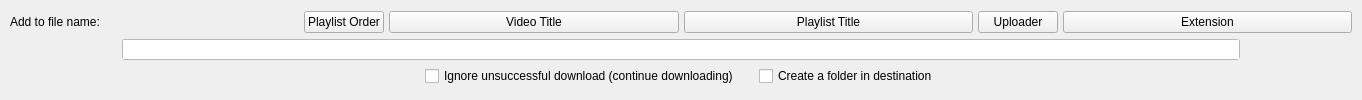
          <widget class="QWidget" name="advancedPlaylistTab">
           <attribute name="title">
            <string>Playlist</string>
           </attribute>
           <layout class="QVBoxLayout" name="verticalLayout_9">
            <property name="spacing">
             <number>5</number>
            </property>
            <property name="leftMargin">
             <number>10</number>
            </property>
            <property name="topMargin">
             <number>10</number>
            </property>
            <property name="rightMargin">
             <number>10</number>
            </property>
            <property name="bottomMargin">
             <number>10</number>
            </property>
            <item>
             <layout class="QHBoxLayout" name="horizontalLayout_14" stretch="1,0,1,1,0,1">
              <property name="spacing">
               <number>5</number>
              </property>
              <property name="topMargin">
               <number>0</number>
              </property>
              <item>
               <widget class="QLabel" name="label_3">
                <property name="text">
                 <string>Add to file name:</string>
                </property>
                <property name="alignment">
                 <set>Qt::AlignmentFlag::AlignLeading|Qt::AlignmentFlag::AlignLeft|Qt::AlignmentFlag::AlignVCenter</set>
                </property>
               </widget>
              </item>
              <item>
               <widget class="QPushButton" name="addPlaylistOrderButton">
                <property name="text">
                 <string>Playlist Order</string>
                </property>
               </widget>
              </item>
              <item>
               <widget class="QPushButton" name="addPlaylistVideoTitleButton">
                <property name="text">
                 <string>Video Title</string>
                </property>
               </widget>
              </item>
              <item>
               <widget class="QPushButton" name="addPlaylistPlaylistTitleButton">
                <property name="text">
                 <string>Playlist Title</string>
                </property>
               </widget>
              </item>
              <item>
               <widget class="QPushButton" name="addPlaylistUploaderButton">
                <property name="text">
                 <string>Uploader</string>
                </property>
               </widget>
              </item>
              <item>
               <widget class="QPushButton" name="addPlaylistExtensionButton">
                <property name="text">
                 <string>Extension</string>
                </property>
               </widget>
              </item>
             </layout>
            </item>
            <item>
             <layout class="QHBoxLayout" name="horizontalLayout_13" stretch="1,10,1">
              <property name="spacing">
               <number>0</number>
              </property>
              <item>
               <spacer name="horizontalSpacer_24">
                <property name="orientation">
                 <enum>Qt::Orientation::Horizontal</enum>
                </property>
                <property name="sizeHint" stdset="0">
                 <size>
                  <width>543</width>
                  <height>20</height>
                 </size>
                </property>
               </spacer>
              </item>
              <item>
               <widget class="QTextEdit" name="advancedPlaylistFileNameInput">
                <property name="sizePolicy">
                 <sizepolicy hsizetype="Minimum" vsizetype="Minimum">
                  <horstretch>0</horstretch>
                  <verstretch>0</verstretch>
                 </sizepolicy>
                </property>
                <property name="maximumSize">
                 <size>
                  <width>16777215</width>
                  <height>21</height>
                 </size>
                </property>
                <property name="cursor" stdset="0">
                 <cursorShape>IBeamCursor</cursorShape>
                </property>
                <property name="autoFillBackground">
                 <bool>false</bool>
                </property>
                <property name="styleSheet">
                 <string notr="true">QTextEdit {
    /*background-color: palette(base);
    color: palette(text);*/
    border: 1px solid palette(mid);
    border-radius: 3px;
}

QTextEdit:focus {
    border: 1px solid palette(highlight);
}</string>
                </property>
                <property name="inputMethodHints">
                 <set>Qt::InputMethodHint::ImhNone</set>
                </property>
                <property name="frameShadow">
                 <enum>QFrame::Shadow::Sunken</enum>
                </property>
                <property name="verticalScrollBarPolicy">
                 <enum>Qt::ScrollBarPolicy::ScrollBarAlwaysOff</enum>
                </property>
                <property name="horizontalScrollBarPolicy">
                 <enum>Qt::ScrollBarPolicy::ScrollBarAlwaysOff</enum>
                </property>
                <property name="lineWrapMode">
                 <enum>QTextEdit::LineWrapMode::NoWrap</enum>
                </property>
                <property name="acceptRichText">
                 <bool>false</bool>
                </property>
               </widget>
              </item>
              <item>
               <spacer name="horizontalSpacer_25">
                <property name="orientation">
                 <enum>Qt::Orientation::Horizontal</enum>
                </property>
                <property name="sizeHint" stdset="0">
                 <size>
                  <width>543</width>
                  <height>20</height>
                 </size>
                </property>
               </spacer>
              </item>
             </layout>
            </item>
            <item>
             <layout class="QHBoxLayout" name="horizontalLayout_11">
              <property name="spacing">
               <number>20</number>
              </property>
              <item>
               <spacer name="horizontalSpacer_22">
                <property name="orientation">
                 <enum>Qt::Orientation::Horizontal</enum>
                </property>
                <property name="sizeHint" stdset="0">
                 <size>
                  <width>40</width>
                  <height>20</height>
                 </size>
                </property>
               </spacer>
              </item>
              <item>
               <widget class="QCheckBox" name="ignoreAdvancedErrCheckBox">
                <property name="text">
                 <string>Ignore unsuccessful download (continue downloading)</string>
                </property>
               </widget>
              </item>
              <item>
               <widget class="QCheckBox" name="createFolderCheckBox">
                <property name="text">
                 <string>Create a folder in destination</string>
                </property>
               </widget>
              </item>
              <item>
               <spacer name="horizontalSpacer_23">
                <property name="orientation">
                 <enum>Qt::Orientation::Horizontal</enum>
                </property>
                <property name="sizeHint" stdset="0">
                 <size>
                  <width>40</width>
                  <height>20</height>
                 </size>
                </property>
               </spacer>
              </item>
             </layout>
            </item>
           </layout>
          </widget>
